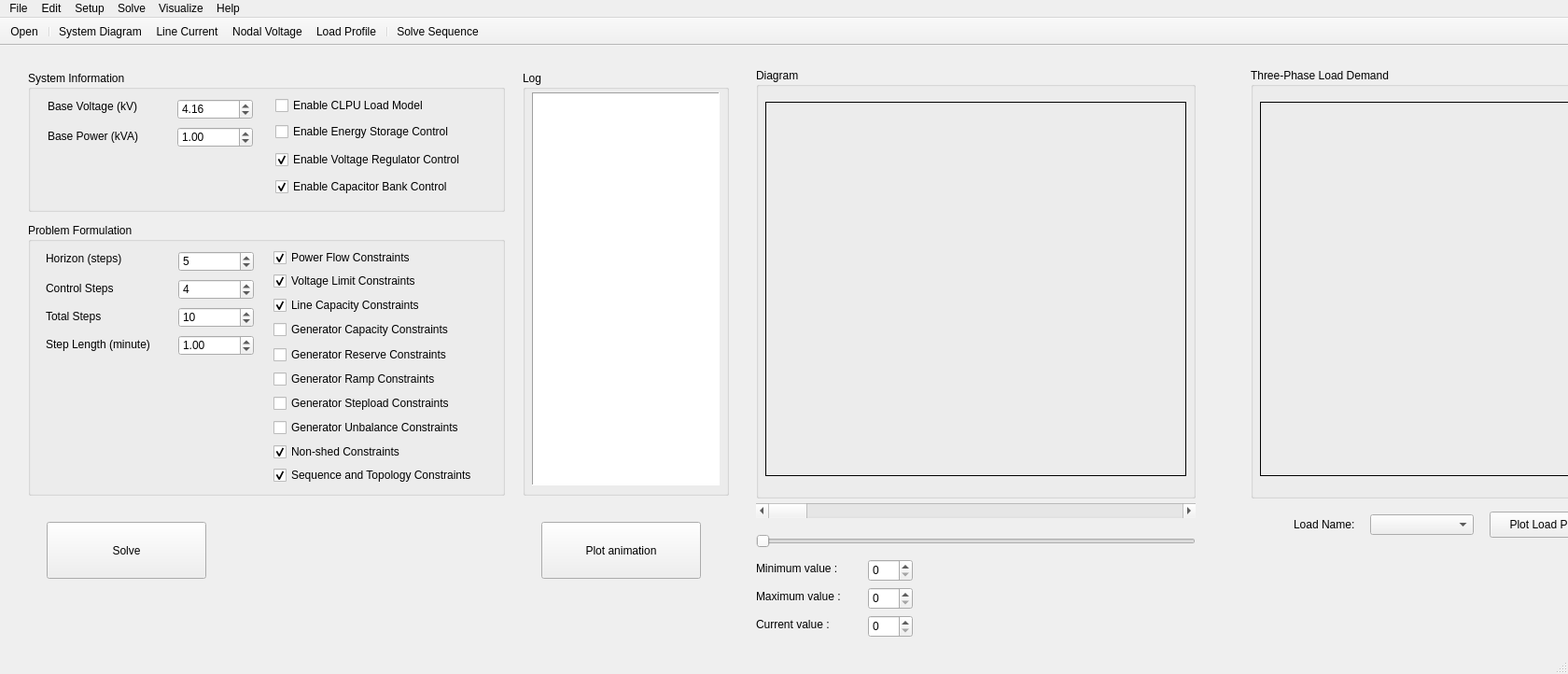
<?xml version="1.0" encoding="UTF-8"?>
<ui version="4.0">
 <class>MainWindow</class>
 <widget class="QMainWindow" name="MainWindow">
  <property name="geometry">
   <rect>
    <x>0</x>
    <y>0</y>
    <width>1680</width>
    <height>722</height>
   </rect>
  </property>
  <property name="windowTitle">
   <string>DSR</string>
  </property>
  <widget class="QWidget" name="centralwidget">
   <widget class="QTextBrowser" name="log_box">
    <property name="geometry">
     <rect>
      <x>570</x>
      <y>50</y>
      <width>201</width>
      <height>421</height>
     </rect>
    </property>
    <property name="frameShape">
     <enum>QFrame::Panel</enum>
    </property>
   </widget>
   <widget class="QLabel" name="label">
    <property name="geometry">
     <rect>
      <x>51</x>
      <y>57</y>
      <width>111</width>
      <height>16</height>
     </rect>
    </property>
    <property name="text">
     <string>Base Voltage (kV)</string>
    </property>
   </widget>
   <widget class="QLabel" name="label_2">
    <property name="geometry">
     <rect>
      <x>51</x>
      <y>89</y>
      <width>111</width>
      <height>16</height>
     </rect>
    </property>
    <property name="text">
     <string>Base Power (kVA)</string>
    </property>
   </widget>
   <widget class="QCheckBox" name="clpu_enable">
    <property name="geometry">
     <rect>
      <x>295</x>
      <y>54</y>
      <width>211</width>
      <height>20</height>
     </rect>
    </property>
    <property name="text">
     <string>Enable CLPU Load Model</string>
    </property>
   </widget>
   <widget class="QCheckBox" name="ess_enable">
    <property name="geometry">
     <rect>
      <x>295</x>
      <y>82</y>
      <width>211</width>
      <height>20</height>
     </rect>
    </property>
    <property name="text">
     <string>Enable Energy Storage Control</string>
    </property>
   </widget>
   <widget class="QCheckBox" name="vg_enable">
    <property name="geometry">
     <rect>
      <x>295</x>
      <y>112</y>
      <width>221</width>
      <height>20</height>
     </rect>
    </property>
    <property name="text">
     <string>Enable Voltage Regulator Control</string>
    </property>
    <property name="checked">
     <bool>true</bool>
    </property>
   </widget>
   <widget class="QCheckBox" name="cb_enable">
    <property name="geometry">
     <rect>
      <x>295</x>
      <y>141</y>
      <width>221</width>
      <height>20</height>
     </rect>
    </property>
    <property name="text">
     <string>Enable Capacitor Bank Control</string>
    </property>
    <property name="checked">
     <bool>true</bool>
    </property>
   </widget>
   <widget class="QLabel" name="label_4">
    <property name="geometry">
     <rect>
      <x>49</x>
      <y>220</y>
      <width>111</width>
      <height>16</height>
     </rect>
    </property>
    <property name="text">
     <string>Horizon (steps)</string>
    </property>
   </widget>
   <widget class="QLabel" name="label_5">
    <property name="geometry">
     <rect>
      <x>49</x>
      <y>252</y>
      <width>111</width>
      <height>16</height>
     </rect>
    </property>
    <property name="text">
     <string>Control Steps</string>
    </property>
   </widget>
   <widget class="QCheckBox" name="voltage_limit">
    <property name="geometry">
     <rect>
      <x>293</x>
      <y>242</y>
      <width>211</width>
      <height>20</height>
     </rect>
    </property>
    <property name="text">
     <string>Voltage Limit Constraints</string>
    </property>
    <property name="checked">
     <bool>true</bool>
    </property>
   </widget>
   <widget class="QLabel" name="label_6">
    <property name="geometry">
     <rect>
      <x>49</x>
      <y>282</y>
      <width>141</width>
      <height>16</height>
     </rect>
    </property>
    <property name="text">
     <string>Total Steps</string>
    </property>
   </widget>
   <widget class="QCheckBox" name="power_flow">
    <property name="geometry">
     <rect>
      <x>293</x>
      <y>217</y>
      <width>211</width>
      <height>20</height>
     </rect>
    </property>
    <property name="text">
     <string>Power Flow Constraints</string>
    </property>
    <property name="checked">
     <bool>true</bool>
    </property>
   </widget>
   <widget class="QCheckBox" name="line_capacity">
    <property name="geometry">
     <rect>
      <x>293</x>
      <y>268</y>
      <width>221</width>
      <height>20</height>
     </rect>
    </property>
    <property name="text">
     <string>Line Capacity Constraints</string>
    </property>
    <property name="checked">
     <bool>true</bool>
    </property>
   </widget>
   <widget class="QCheckBox" name="gen_capacity">
    <property name="geometry">
     <rect>
      <x>293</x>
      <y>294</y>
      <width>221</width>
      <height>20</height>
     </rect>
    </property>
    <property name="text">
     <string>Generator Capacity Constraints</string>
    </property>
   </widget>
   <widget class="QLabel" name="label_7">
    <property name="geometry">
     <rect>
      <x>49</x>
      <y>312</y>
      <width>141</width>
      <height>16</height>
     </rect>
    </property>
    <property name="text">
     <string>Step Length (minute)</string>
    </property>
   </widget>
   <widget class="QGroupBox" name="groupBox">
    <property name="geometry">
     <rect>
      <x>30</x>
      <y>27</y>
      <width>511</width>
      <height>151</height>
     </rect>
    </property>
    <property name="toolTip">
     <string notr="true"/>
    </property>
    <property name="statusTip">
     <string notr="true"/>
    </property>
    <property name="title">
     <string>System Information</string>
    </property>
    <property name="flat">
     <bool>false</bool>
    </property>
    <property name="checkable">
     <bool>false</bool>
    </property>
    <widget class="QDoubleSpinBox" name="Vbase">
     <property name="geometry">
      <rect>
       <x>160</x>
       <y>30</y>
       <width>81</width>
       <height>22</height>
      </rect>
     </property>
     <property name="maximum">
      <double>1000.000000000000000</double>
     </property>
     <property name="value">
      <double>4.160000000000000</double>
     </property>
    </widget>
    <widget class="QDoubleSpinBox" name="Sbase">
     <property name="geometry">
      <rect>
       <x>160</x>
       <y>60</y>
       <width>81</width>
       <height>22</height>
      </rect>
     </property>
     <property name="maximum">
      <double>1000.000000000000000</double>
     </property>
     <property name="value">
      <double>1.000000000000000</double>
     </property>
    </widget>
   </widget>
   <widget class="QGroupBox" name="groupBox_2">
    <property name="geometry">
     <rect>
      <x>30</x>
      <y>190</y>
      <width>511</width>
      <height>292</height>
     </rect>
    </property>
    <property name="title">
     <string>Problem Formulation</string>
    </property>
    <widget class="QCheckBox" name="gen_reserve">
     <property name="geometry">
      <rect>
       <x>263</x>
       <y>131</y>
       <width>221</width>
       <height>20</height>
      </rect>
     </property>
     <property name="text">
      <string>Generator Reserve Constraints</string>
     </property>
    </widget>
    <widget class="QCheckBox" name="gen_ramp">
     <property name="geometry">
      <rect>
       <x>263</x>
       <y>157</y>
       <width>221</width>
       <height>20</height>
      </rect>
     </property>
     <property name="text">
      <string>Generator Ramp Constraints</string>
     </property>
    </widget>
    <widget class="QCheckBox" name="gen_stepload">
     <property name="geometry">
      <rect>
       <x>263</x>
       <y>183</y>
       <width>221</width>
       <height>20</height>
      </rect>
     </property>
     <property name="text">
      <string>Generator Stepload Constraints</string>
     </property>
    </widget>
    <widget class="QCheckBox" name="gen_unbalance">
     <property name="geometry">
      <rect>
       <x>263</x>
       <y>209</y>
       <width>221</width>
       <height>20</height>
      </rect>
     </property>
     <property name="text">
      <string>Generator Unbalance Constraints</string>
     </property>
    </widget>
    <widget class="QCheckBox" name="non_shed">
     <property name="geometry">
      <rect>
       <x>263</x>
       <y>235</y>
       <width>221</width>
       <height>20</height>
      </rect>
     </property>
     <property name="text">
      <string>Non-shed Constraints</string>
     </property>
     <property name="checked">
      <bool>true</bool>
     </property>
    </widget>
    <widget class="QCheckBox" name="topology">
     <property name="geometry">
      <rect>
       <x>263</x>
       <y>260</y>
       <width>231</width>
       <height>20</height>
      </rect>
     </property>
     <property name="text">
      <string>Sequence and Topology Constraints</string>
     </property>
     <property name="checked">
      <bool>true</bool>
     </property>
    </widget>
    <widget class="QSpinBox" name="horizon_step">
     <property name="geometry">
      <rect>
       <x>161</x>
       <y>30</y>
       <width>81</width>
       <height>22</height>
      </rect>
     </property>
     <property name="maximum">
      <number>20</number>
     </property>
     <property name="value">
      <number>5</number>
     </property>
    </widget>
    <widget class="QSpinBox" name="control_step">
     <property name="geometry">
      <rect>
       <x>161</x>
       <y>60</y>
       <width>81</width>
       <height>22</height>
      </rect>
     </property>
     <property name="maximum">
      <number>20</number>
     </property>
     <property name="value">
      <number>4</number>
     </property>
    </widget>
    <widget class="QSpinBox" name="total_step">
     <property name="geometry">
      <rect>
       <x>161</x>
       <y>90</y>
       <width>81</width>
       <height>22</height>
      </rect>
     </property>
     <property name="maximum">
      <number>20</number>
     </property>
     <property name="value">
      <number>10</number>
     </property>
    </widget>
    <widget class="QDoubleSpinBox" name="length_step">
     <property name="geometry">
      <rect>
       <x>161</x>
       <y>120</y>
       <width>81</width>
       <height>22</height>
      </rect>
     </property>
     <property name="maximum">
      <double>20.000000000000000</double>
     </property>
     <property name="singleStep">
      <double>1.000000000000000</double>
     </property>
     <property name="value">
      <double>1.000000000000000</double>
     </property>
    </widget>
   </widget>
   <widget class="QGroupBox" name="groupBox_3">
    <property name="geometry">
     <rect>
      <x>560</x>
      <y>27</y>
      <width>221</width>
      <height>455</height>
     </rect>
    </property>
    <property name="title">
     <string>Log</string>
    </property>
    <property name="flat">
     <bool>false</bool>
    </property>
    <property name="checkable">
     <bool>false</bool>
    </property>
   </widget>
   <widget class="QLabel" name="diagram_label">
    <property name="geometry">
     <rect>
      <x>820</x>
      <y>60</y>
      <width>451</width>
      <height>401</height>
     </rect>
    </property>
    <property name="frameShape">
     <enum>QFrame::Box</enum>
    </property>
    <property name="text">
     <string/>
    </property>
   </widget>
   <widget class="QComboBox" name="load_name">
    <property name="geometry">
     <rect>
      <x>1468</x>
      <y>502</y>
      <width>111</width>
      <height>22</height>
     </rect>
    </property>
   </widget>
   <widget class="QLabel" name="label_8">
    <property name="geometry">
     <rect>
      <x>1386</x>
      <y>503</y>
      <width>91</width>
      <height>20</height>
     </rect>
    </property>
    <property name="text">
     <string>Load Name:</string>
    </property>
   </widget>
   <widget class="QPushButton" name="plot_load_profile_btn">
    <property name="geometry">
     <rect>
      <x>1596</x>
      <y>499</y>
      <width>131</width>
      <height>28</height>
     </rect>
    </property>
    <property name="text">
     <string>Plot Load Profile</string>
    </property>
   </widget>
   <widget class="QGroupBox" name="groupBox_4">
    <property name="geometry">
     <rect>
      <x>810</x>
      <y>24</y>
      <width>471</width>
      <height>461</height>
     </rect>
    </property>
    <property name="title">
     <string>Diagram</string>
    </property>
    <property name="flat">
     <bool>false</bool>
    </property>
    <property name="checkable">
     <bool>false</bool>
    </property>
   </widget>
   <widget class="QGroupBox" name="groupBox_5">
    <property name="geometry">
     <rect>
      <x>1340</x>
      <y>24</y>
      <width>471</width>
      <height>461</height>
     </rect>
    </property>
    <property name="title">
     <string>Three-Phase Load Demand</string>
    </property>
    <property name="flat">
     <bool>false</bool>
    </property>
    <property name="checkable">
     <bool>false</bool>
    </property>
   </widget>
   <widget class="QPushButton" name="solve_btn">
    <property name="geometry">
     <rect>
      <x>50</x>
      <y>510</y>
      <width>171</width>
      <height>61</height>
     </rect>
    </property>
    <property name="text">
     <string>Solve</string>
    </property>
   </widget>
   <widget class="QLabel" name="load_label">
    <property name="geometry">
     <rect>
      <x>1350</x>
      <y>60</y>
      <width>451</width>
      <height>401</height>
     </rect>
    </property>
    <property name="frameShape">
     <enum>QFrame::Box</enum>
    </property>
    <property name="text">
     <string/>
    </property>
   </widget>
   <widget class="QScrollBar" name="horizontalScrollBar">
    <property name="geometry">
     <rect>
      <x>810</x>
      <y>490</y>
      <width>471</width>
      <height>16</height>
     </rect>
    </property>
    <property name="minimumSize">
     <size>
      <width>471</width>
      <height>0</height>
     </size>
    </property>
    <property name="orientation">
     <enum>Qt::Horizontal</enum>
    </property>
   </widget>
   <widget class="QSpinBox" name="minimumSpinBox">
    <property name="geometry">
     <rect>
      <x>930</x>
      <y>550</y>
      <width>48</width>
      <height>24</height>
     </rect>
    </property>
   </widget>
   <widget class="QSpinBox" name="maximumSpinBox">
    <property name="geometry">
     <rect>
      <x>930</x>
      <y>580</y>
      <width>48</width>
      <height>24</height>
     </rect>
    </property>
   </widget>
   <widget class="QSpinBox" name="valueSpinBox">
    <property name="geometry">
     <rect>
      <x>930</x>
      <y>610</y>
      <width>48</width>
      <height>24</height>
     </rect>
    </property>
   </widget>
   <widget class="QLabel" name="label_9">
    <property name="geometry">
     <rect>
      <x>810</x>
      <y>550</y>
      <width>101</width>
      <height>20</height>
     </rect>
    </property>
    <property name="text">
     <string>Minimum value :</string>
    </property>
   </widget>
   <widget class="QLabel" name="label_10">
    <property name="geometry">
     <rect>
      <x>810</x>
      <y>580</y>
      <width>101</width>
      <height>20</height>
     </rect>
    </property>
    <property name="text">
     <string>Maximum value :</string>
    </property>
   </widget>
   <widget class="QLabel" name="label_11">
    <property name="geometry">
     <rect>
      <x>810</x>
      <y>610</y>
      <width>101</width>
      <height>20</height>
     </rect>
    </property>
    <property name="text">
     <string>Current value :</string>
    </property>
   </widget>
   <widget class="QSlider" name="horizontalSlider">
    <property name="geometry">
     <rect>
      <x>810</x>
      <y>520</y>
      <width>471</width>
      <height>22</height>
     </rect>
    </property>
    <property name="orientation">
     <enum>Qt::Horizontal</enum>
    </property>
   </widget>
   <widget class="QPushButton" name="animation_btn">
    <property name="geometry">
     <rect>
      <x>580</x>
      <y>510</y>
      <width>171</width>
      <height>61</height>
     </rect>
    </property>
    <property name="text">
     <string>Plot animation</string>
    </property>
   </widget>
   <zorder>groupBox_3</zorder>
   <zorder>groupBox_2</zorder>
   <zorder>groupBox</zorder>
   <zorder>log_box</zorder>
   <zorder>label</zorder>
   <zorder>label_2</zorder>
   <zorder>clpu_enable</zorder>
   <zorder>ess_enable</zorder>
   <zorder>vg_enable</zorder>
   <zorder>cb_enable</zorder>
   <zorder>label_4</zorder>
   <zorder>label_5</zorder>
   <zorder>voltage_limit</zorder>
   <zorder>label_6</zorder>
   <zorder>power_flow</zorder>
   <zorder>line_capacity</zorder>
   <zorder>gen_capacity</zorder>
   <zorder>label_7</zorder>
   <zorder>diagram_label</zorder>
   <zorder>load_name</zorder>
   <zorder>label_8</zorder>
   <zorder>plot_load_profile_btn</zorder>
   <zorder>groupBox_4</zorder>
   <zorder>groupBox_5</zorder>
   <zorder>solve_btn</zorder>
   <zorder>load_label</zorder>
   <zorder>horizontalScrollBar</zorder>
   <zorder>minimumSpinBox</zorder>
   <zorder>maximumSpinBox</zorder>
   <zorder>valueSpinBox</zorder>
   <zorder>label_9</zorder>
   <zorder>label_10</zorder>
   <zorder>label_11</zorder>
   <zorder>horizontalSlider</zorder>
   <zorder>animation_btn</zorder>
  </widget>
  <widget class="QStatusBar" name="statusBar"/>
  <widget class="QToolBar" name="toolBar">
   <property name="minimumSize">
    <size>
     <width>30</width>
     <height>30</height>
    </size>
   </property>
   <property name="windowTitle">
    <string>toolBar</string>
   </property>
   <property name="movable">
    <bool>false</bool>
   </property>
   <attribute name="toolBarArea">
    <enum>TopToolBarArea</enum>
   </attribute>
   <attribute name="toolBarBreak">
    <bool>false</bool>
   </attribute>
   <addaction name="action_Open"/>
   <addaction name="separator"/>
   <addaction name="actionSystem_Diagram"/>
   <addaction name="actionLine_Current"/>
   <addaction name="actionNodal_Voltage"/>
   <addaction name="actionLoad_Profile"/>
   <addaction name="separator"/>
   <addaction name="actionSolve_Sequence"/>
  </widget>
  <widget class="QMenuBar" name="menubar">
   <property name="geometry">
    <rect>
     <x>0</x>
     <y>0</y>
     <width>1680</width>
     <height>22</height>
    </rect>
   </property>
   <widget class="QMenu" name="menuFile">
    <property name="title">
     <string>File</string>
    </property>
    <addaction name="actionNew"/>
    <addaction name="action_Open"/>
    <addaction name="separator"/>
    <addaction name="action_Exit"/>
   </widget>
   <widget class="QMenu" name="menuEdit">
    <property name="title">
     <string>Edit</string>
    </property>
    <addaction name="actionTo_Be_Completed"/>
   </widget>
   <widget class="QMenu" name="menuVisualize">
    <property name="title">
     <string>Visualize</string>
    </property>
    <addaction name="actionSystem_Diagram"/>
    <addaction name="actionLoad_Profile"/>
    <addaction name="actionNodal_Voltage"/>
    <addaction name="actionLine_Current"/>
   </widget>
   <widget class="QMenu" name="menuSetup">
    <property name="title">
     <string>Setup</string>
    </property>
    <addaction name="actionRolling_Horizon_Setup"/>
    <addaction name="actionSystem_Setup"/>
    <addaction name="separator"/>
    <addaction name="actionReset_to_Default_Setups"/>
   </widget>
   <widget class="QMenu" name="menuHelp">
    <property name="title">
     <string>Help</string>
    </property>
    <addaction name="actionHelp"/>
    <addaction name="actionContact"/>
    <addaction name="separator"/>
    <addaction name="actionAbout"/>
   </widget>
   <widget class="QMenu" name="menuSolve">
    <property name="title">
     <string>Solve</string>
    </property>
    <addaction name="actionSolve_Sequence"/>
   </widget>
   <addaction name="menuFile"/>
   <addaction name="menuEdit"/>
   <addaction name="menuSetup"/>
   <addaction name="menuSolve"/>
   <addaction name="menuVisualize"/>
   <addaction name="menuHelp"/>
  </widget>
  <action name="actionRolling_Horizon_Parameters">
   <property name="text">
    <string>Rolling Horizon Parameters</string>
   </property>
  </action>
  <action name="actionSystem_Parameters">
   <property name="text">
    <string>System Parameters</string>
   </property>
  </action>
  <action name="actionSolver_Selection">
   <property name="text">
    <string>Solver Selection</string>
   </property>
  </action>
  <action name="actionRolling_Horizon_Setup">
   <property name="text">
    <string>Rolling Horizon Setup</string>
   </property>
  </action>
  <action name="actionSystem_Setup">
   <property name="text">
    <string>System Setup</string>
   </property>
  </action>
  <action name="actionSolver_Setup">
   <property name="text">
    <string>Solver Setup</string>
   </property>
  </action>
  <action name="actionSolve">
   <property name="text">
    <string>Solve</string>
   </property>
  </action>
  <action name="actionShow_Solution_in_Excel">
   <property name="text">
    <string>Show Solution in Excel</string>
   </property>
  </action>
  <action name="actionShow_Single_Line_Diagrams">
   <property name="text">
    <string>Show Single Line Diagrams</string>
   </property>
  </action>
  <action name="actionReset_to_Default_Setups">
   <property name="text">
    <string>Reset to Default Setups</string>
   </property>
  </action>
  <action name="actionNodal_Voltage">
   <property name="text">
    <string>Nodal Voltage</string>
   </property>
  </action>
  <action name="actionSystem_Diagram">
   <property name="text">
    <string>System Diagram</string>
   </property>
  </action>
  <action name="actionLoad_Profile">
   <property name="text">
    <string>Load Profile</string>
   </property>
  </action>
  <action name="actionHelp">
   <property name="text">
    <string>Tutorial</string>
   </property>
  </action>
  <action name="actionAbout">
   <property name="text">
    <string>About</string>
   </property>
  </action>
  <action name="actionContact">
   <property name="text">
    <string>Contact</string>
   </property>
  </action>
  <action name="actionPower_Flow">
   <property name="text">
    <string>Power Flow</string>
   </property>
  </action>
  <action name="actionService_Restoration">
   <property name="text">
    <string>Service Restoration</string>
   </property>
  </action>
  <action name="actionCrew_Dispatch">
   <property name="text">
    <string>Crew Dispatch</string>
   </property>
  </action>
  <action name="actionExit">
   <property name="text">
    <string>Exit</string>
   </property>
  </action>
  <action name="actionExit_2">
   <property name="text">
    <string>Exit</string>
   </property>
  </action>
  <action name="actionImport">
   <property name="text">
    <string>Open .dat</string>
   </property>
  </action>
  <action name="actionSave">
   <property name="text">
    <string>Save</string>
   </property>
  </action>
  <action name="actionSave_As">
   <property name="text">
    <string>Save As</string>
   </property>
  </action>
  <action name="actionImport_2">
   <property name="text">
    <string>Import</string>
   </property>
  </action>
  <action name="action_Open">
   <property name="enabled">
    <bool>true</bool>
   </property>
   <property name="text">
    <string>Open</string>
   </property>
  </action>
  <action name="action_Exit">
   <property name="checkable">
    <bool>true</bool>
   </property>
   <property name="text">
    <string>Exit</string>
   </property>
  </action>
  <action name="actionTo_Be_Completed">
   <property name="text">
    <string>To Be Completed</string>
   </property>
  </action>
  <action name="actionLine_Current">
   <property name="text">
    <string>Line Current</string>
   </property>
  </action>
  <action name="actionNew">
   <property name="text">
    <string>New</string>
   </property>
  </action>
  <action name="actionSolve_Sequence">
   <property name="text">
    <string>Solve Sequence</string>
   </property>
  </action>
 </widget>
 <resources/>
 <connections/>
</ui>
